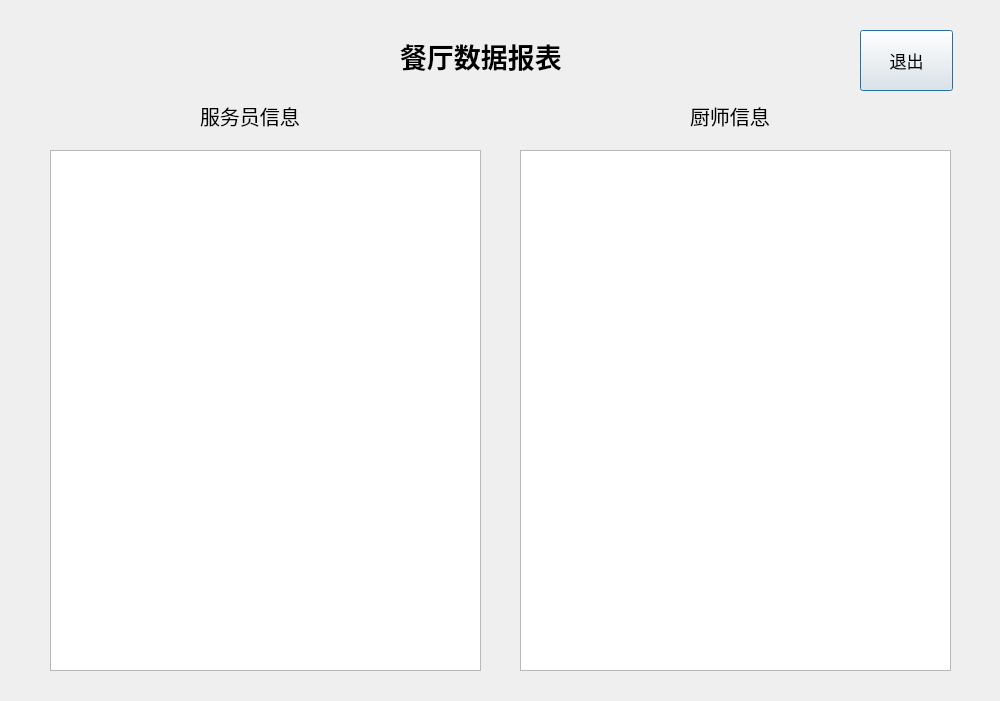
<?xml version="1.0" encoding="UTF-8"?>
<ui version="4.0">
 <class>ManagerView</class>
 <widget class="QDialog" name="ManagerView">
  <property name="geometry">
   <rect>
    <x>0</x>
    <y>0</y>
    <width>1000</width>
    <height>701</height>
   </rect>
  </property>
  <property name="windowTitle">
   <string>Dialog</string>
  </property>
  <widget class="QTableWidget" name="waiter_widget">
   <property name="geometry">
    <rect>
     <x>50</x>
     <y>150</y>
     <width>431</width>
     <height>521</height>
    </rect>
   </property>
  </widget>
  <widget class="QLabel" name="label">
   <property name="geometry">
    <rect>
     <x>400</x>
     <y>20</y>
     <width>231</width>
     <height>71</height>
    </rect>
   </property>
   <property name="font">
    <font>
     <pointsize>20</pointsize>
     <weight>75</weight>
     <bold>true</bold>
    </font>
   </property>
   <property name="text">
    <string>餐厅数据报表</string>
   </property>
  </widget>
  <widget class="QPushButton" name="quit_btn">
   <property name="geometry">
    <rect>
     <x>860</x>
     <y>30</y>
     <width>93</width>
     <height>61</height>
    </rect>
   </property>
   <property name="font">
    <font>
     <pointsize>13</pointsize>
    </font>
   </property>
   <property name="text">
    <string>退出</string>
   </property>
  </widget>
  <widget class="QLabel" name="label_2">
   <property name="geometry">
    <rect>
     <x>200</x>
     <y>100</y>
     <width>161</width>
     <height>31</height>
    </rect>
   </property>
   <property name="font">
    <font>
     <pointsize>15</pointsize>
     <weight>50</weight>
     <bold>false</bold>
    </font>
   </property>
   <property name="text">
    <string>服务员信息</string>
   </property>
  </widget>
  <widget class="QLabel" name="label_3">
   <property name="geometry">
    <rect>
     <x>690</x>
     <y>100</y>
     <width>161</width>
     <height>31</height>
    </rect>
   </property>
   <property name="font">
    <font>
     <pointsize>15</pointsize>
     <weight>50</weight>
     <bold>false</bold>
    </font>
   </property>
   <property name="text">
    <string>厨师信息</string>
   </property>
  </widget>
  <widget class="QTableWidget" name="cook_widget">
   <property name="geometry">
    <rect>
     <x>520</x>
     <y>150</y>
     <width>431</width>
     <height>521</height>
    </rect>
   </property>
  </widget>
 </widget>
 <resources/>
 <connections/>
</ui>
